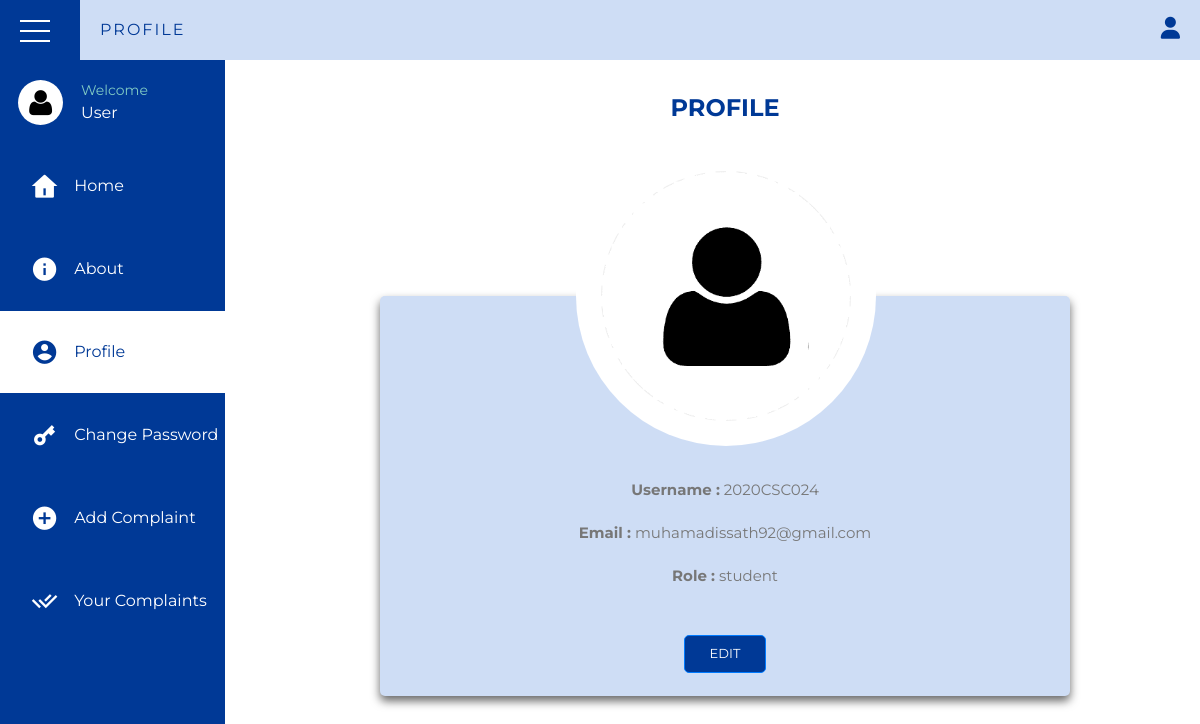
Page /student/profile.php (signed in) on the committed database.
### tables this page shows
CREATE TABLE `users` (
  `user_id` int(11) NOT NULL,
  `user_name` varchar(50) NOT NULL,
  `name` varchar(50) NOT NULL,
  `email` varchar(100) NOT NULL,
  `password` varchar(255) NOT NULL,
  `role` varchar(20) NOT NULL,
  `status` varchar(20) NOT NULL
);

### student/profile.php (the view, shortened to what this page needs)
<?php
$imagePath = "../profileimages/person.png";
?>
<!DOCTYPE html>
<html lang="en">
    <head>
        <link rel="stylesheet" href="css/profile.css">
        <link href="https://cdn.jsdelivr.net/npm/remixicon@4.3.0/fonts/remixicon.css" rel="stylesheet">
        <link href="https://maxcdn.bootstrapcdn.com/bootstrap/4.5.2/css/bootstrap.min.css" rel="stylesheet">
    </head>
    <body>
    <body>
        <div class="wrapper">
            <div class="top_navbar">
                <div class="hamburger">
                    <div class="hamburger__inner">
                        <div class="one"></div>
                        <div class="two"></div>
                        <div class="three"></div>
                    </div>
                </div>
                <div class="menu">
                    <div class="logo">
                        PROFILE
                    </div>
                    <div class="right_menu">
                        <ul>
                            <li><i class="fas fa-user"></i>
                            </li>
                        </ul>
                    </div>
                </div>
            </div>
            <div class="main_container">
                <div class="sidebar">
                    <div class="sidebar__inner">
                        <div class="profile">
                            <div class="img">
                                <img id="profile" src="<?php echo $imagePath;?>" alt="profile_pic">
                            </div>
                            <div class="profile_info">
                                <p>Welcome</p>
                                <p class="profile_name">User</p>
                            </div>
                        </div>
                        <ul>
                        <li><a href="home.php"><span class="icon"><i class="ri-home-4-fill"></i></span><span class="title">Home</span></a></li>
                            <li>
                                <a href="about.php" >
                                <span class="icon"><i class="ri-information-fill"></i></span>
                                <span class="title">About</span>
                                </a>
                            </li>
                            <li>
                                <a href="profile.php" class="active">
                                <span class="icon"><i class="ri-account-circle-fill"></i></span>
                                <span class="title">Profile</span>
                                </a>
                            </li>
                            <li>
                                <a href="password.php">
                                <span class="icon"><i class="ri-key-2-fill"></i></span>
                                <span class="title">Change Password</span>
                                </a>
                            </li>
                            <li>
                                <a href="complaint.php">
                                <span class="icon"><i class="ri-add-circle-fill"></i></span>
                                <span class="title">Add Complaint</span>
                                </a>
                            </li>
                            <li>
                                <a href="history.php">
                                <span class="icon"><i class="ri-check-double-line"></i></span>
                                <span class="title">Your Complaints</span>
                                </a>
                            </li>
                        </ul>
                    </div>
                </div>
            <div class="container">
                <div class="title">
                    profile
                </div>
                    <div class="box-container">
                       <?php
                       include ("../connection.php");
                       $user=$_SESSION['user_id'];
                       $sql = "SELECT * FROM users WHERE user_id='$user'";
                       $result = mysqli_query($con, $sql);
                       if ($result) {
                           while ($row = mysqli_fetch_assoc($result)) {
                    ?>
                        <div class="imgBx">
                            <img src="<?php echo $imagePath;?>">
                        </div>
                        <div class="box">
                                <p><strong>Username :</strong> <?php echo $row['user_name']; ?></p>
                                <p><strong>Email :</strong> <?php echo $row['email']; ?></p>
                                <p><strong>Role :</strong> <?php echo $row['role']; ?></p>
                                <button class="btn btn-primary edit-btn" data-toggle="modal" data-target="#uploadModal" name="upload" value="">Edit</button>
                        <?php }
                    } else {
                        echo "Error: " . mysqli_error($con);
                    }
                       ?>
                    </div>
                </div>
            </div>
        </div>
</body>
</html>

### student/css/profile.css (style rules this page uses)
* { margin: 0; padding: 0; list-style: none; box-sizing: border-box; text-decoration: none; font-family: 'Montserrat', sans-serif; }
.wrapper { width: 100%; height: 100%; }
.top_navbar { background: #ceddf5; height: 60px; display: flex; position: fixed; width: 100%; top: 0; }
.top_navbar .hamburger { width: 80px; background: #003996; position: relative; font-size: 28px; }
.top_navbar .hamburger .hamburger__inner { position: absolute; top: 50%; left: 50%; transform: translate(-50%,-50%); cursor: pointer; width: 40px; height: 20px; }
.top_navbar .hamburger__inner > div { width: 30px; height: 2px; background: #fff; position: absolute; top: 0; left: 0; }
.top_navbar .hamburger div.two { top: 10px; }
.top_navbar .hamburger div.three { top: 20px; }
.top_navbar .menu { width: calc(100% - 80px); height: 100%; display: flex; justify-content: space-between; align-items: center; padding: 0 20px; }
.top_navbar .menu .logo { color: #003996; text-transform: uppercase; letter-spacing: 2px; }
.top_navbar .menu .right_menu ul { display: flex; align-items: center; height: 100%; margin-top: 15px; }
.top_navbar .menu .right_menu ul li { position: relative; text-decoration: none; }
.top_navbar .menu .right_menu ul li .fas { font-size: 22px; cursor: pointer; color: #003996; }
.main_container .sidebar { position: fixed; top: 60px; left: 0; width: 225px; height: 100%; background: #003996; transition: all 0.3s ease; }
.main_container .sidebar .sidebar__inner { position: relative; }
.main_container .sidebar .profile { display: flex; align-items: center; color: #fff; padding: 20px 0; white-space: nowrap; transition: all 0.3s ease; }
.main_container .sidebar .profile .img { padding: 0 18px; }
.main_container .sidebar .profile img { width: 45px; border-radius: 50%; }
.main_container .sidebar .profile p:first-child { font-size: 14px; color: #80CBC4; }
.main_container .sidebar .profile p { margin-bottom: 0px; }
.main_container .container { margin-top: 60px; width: calc(100% - 450px); margin-left: 350px; padding: 30px; transition: all 0.3s ease; }
.main_container .sidebar ul li a { color: #fff; font-size: 16px; padding: 20px 30px; white-space: nowrap; display: flex; align-items: center; margin-bottom: 1px; transition: all 0.3s ease; }
.main_container .sidebar ul li a .icon { margin-right: 15px; font-size: 28px; }
.main_container .sidebar ul li a span { display: inline-block; }
.main_container .sidebar ul li a:hover, .main_container .sidebar ul li a.active { background: #fff; color: #003996; }
.container { padding: 10px 10px; }
.container .title { font-size: 24px; font-weight: 700; margin-top: 0px; margin-bottom: 20px; color: #003996; text-transform: uppercase; text-align: center; }
.container .box-container { display: grid; height: 550px; }
.container .box-container .box { box-shadow: 0 5px 10px rgba(0,0,0,0.6); border-radius: 5px; background: #ceddf5; text-align: center; margin-top: 150px; padding-top: 180px; }
.container .box-container .box p { color:#777; font-size: 15px; line-height: 1.8; }
.container .box-container .box .btn { margin-top: 30px; display: inline-block; background:#003996; color:#fff; font-size: 13px; border-radius: 5px; padding: 8px 25px; text-transform: uppercase; }
.container .box-container .imgBx { position: absolute; width: 300px; height: 300px; object-fit: cover; border-radius: 50%; background-color: #ffffff; text-align: center; left: 48%; transition: all 0.3s ease; }
.container .box-container .imgBx img { position: absolute; margin-top: 25px; margin-left: -125px; width: 250px; height: 250px; object-fit: cover; border-radius: 50%; }

### student/profile.php (style rules this page uses)
.sidebar__inner ul li a { text-decoration: none; }
.sidebar__inner ul li { text-align: left; }
.main_container .sidebar .profile p { margin-bottom: 0px; }
.main_container .sidebar .profile p:first-child { font-size: 14px; color: #80CBC4; margin-bottom: -0.25px; }
.main_container .sidebar .profile img { width: 45px; border-radius: 50%; }
.profile { display: flex; }
.sidebar__inner ul li { text-align: center; }

### rows in the picture
users: user_name "2020CSC024", email "muhamadissath92@gmail.com", role "student"
